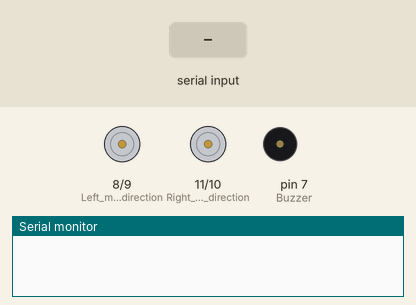
This sketch was run on a simulated Arduino Uno, built with avr-gcc and run on an emulated ATmega328P. Parts: direction and speed pins drawn as motors (green arrow = direction pin HIGH = forward, orange = LOW = backward, longer = more drive), buzzer (waves = sounding, pin HIGH), the last lines printed to the serial monitor. The test bench sets the inputs (shaded band).

Above: at 1.2 s.
1.3 s: "F" received over Serial
At 1.6 s:
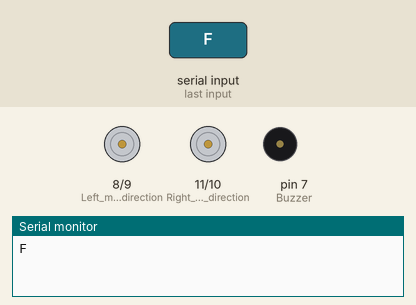
2.8 s: "B" received over Serial
At 4.0 s:
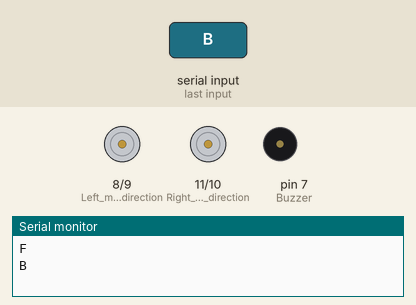
4.3 s: "L" received over Serial
At 5.1 s:
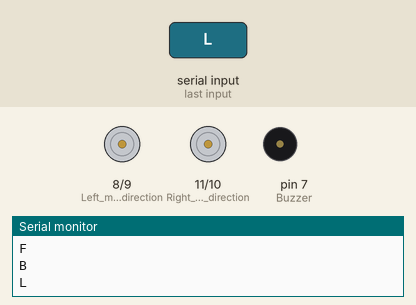
5.8 s: "R" received over Serial
At 6.3 s:
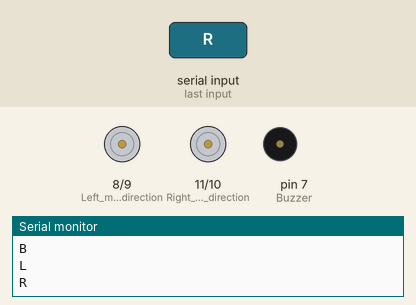
7.3 s: "I" received over Serial
At 8.5 s:
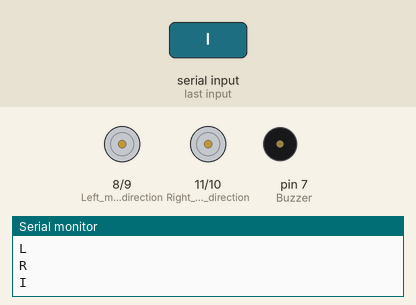
8.8 s: "G" received over Serial
At 9.7 s:
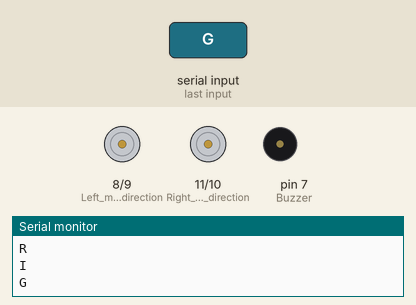
Timing chart, 0 to 11.3 s (numbered marks = the images above; inputs shaded):
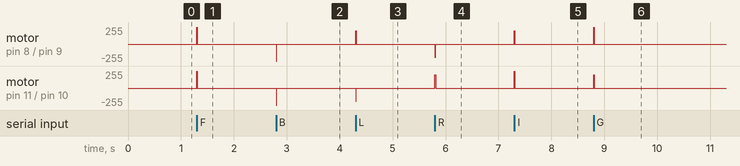

The sketch:

Lab4_rc_car.ino
```cpp
//With WinForms .NET VS Studio 2022

int speed = 255;

void setup() {
    pinMode(8, OUTPUT);  // Left motor direction
    pinMode(9, OUTPUT);  // Left motor speed
    pinMode(10, OUTPUT); // Right motor speed
    pinMode(11, OUTPUT); // Right motor direction
    pinMode(7, OUTPUT);  // Buzzer
    Serial.begin(9600);  // Start serial communication for Bluetooth
}

void loop() {
    if (Serial.available() > 0) {
        char command = Serial.read();  // Read the command from Bluetooth
        Serial.println(command);

        if (command == 'F') {
            // Move forward
            digitalWrite(8, HIGH);  // Set direction forward for left motor
            digitalWrite(11, HIGH); // Set direction forward for right motor
            analogWrite(9, speed);  // Left motor speed
            analogWrite(10, speed); // Right motor speed
            delay(10);

        }
        else if (command == 'B') {
            // Move backward
            digitalWrite(8, LOW);   // Set direction backward for left motor
            digitalWrite(11, LOW);  // Set direction backward for right motor
            analogWrite(9, speed);
            analogWrite(10, speed);
            delay(10);

        }
        else if (command == 'L') {
            // Turn right
            digitalWrite(8, HIGH);  // Forward for left motor
            digitalWrite(11, LOW);  // Backward for right motor
            analogWrite(9, 200);    // Set left motor to speed 200
            analogWrite(10, 200);   // Set right motor to speed 200
            delay(10);
        }
        else if (command == 'R') {
            // Turn left
            digitalWrite(8, LOW);   // Backward for left motor
            digitalWrite(11, HIGH); // Forward for right motor
            analogWrite(9, 200);
            analogWrite(10, 200);
            delay(10);
        }
        else if (command == 'I') {
            // Forward left
            digitalWrite(8, HIGH);  // Forward for left motor
            digitalWrite(11, HIGH); // Forward for right motor
            analogWrite(9, speed / 2);  // Half speed for left motor
            analogWrite(10, speed);     // Full speed for right motor
            delay(10);
        }
        else if (command == 'G') {
            // Forward right
            digitalWrite(8, HIGH);  // Forward for left motor
            digitalWrite(11, HIGH); // Forward for right motor
            analogWrite(9, speed);     // Full speed for left motor
            analogWrite(10, speed / 2); // Half speed for right motor
            delay(10);
        }
        else if (command == 'J') {
            // Backward left
            digitalWrite(8, LOW);   // Backward for left motor
            digitalWrite(11, LOW);  // Backward for right motor
            analogWrite(9, speed / 2);  // Half speed for left motor
            analogWrite(10, speed);     // Full speed for right motor
            delay(10);
        }
        else if (command == 'H') {
            // Backward right
            digitalWrite(8, LOW);   // Backward for left motor
            digitalWrite(11, LOW);  // Backward for right motor
            analogWrite(9, speed);     // Full speed for left motor
            analogWrite(10, speed / 2); // Half speed for right motor
            delay(10);
        }
        else if (command == 'V') {
            // Turn on buzzer
            digitalWrite(7, HIGH);  // Buzzer on
        }
        else if (command == 'v') {
            // Turn off buzzer
            digitalWrite(7, LOW);   // Buzzer off
        }

        // Stop the motors after the command completes
        analogWrite(9, 0);
        analogWrite(10, 0);
    }
}
```

Measured:
- after the input at 1.3 s, motor on pin 8 (Left_motor_direction) / pin 9 (Left_motor_speed), motor on pin 11 (Right_motor_direction) / pin 10 (Right_motor_speed): stopped → forward 255/255 at once, → stopped 0.01 s later
- after the input at 2.8 s, motor on pin 8 (Left_motor_direction) / pin 9 (Left_motor_speed), motor on pin 11 (Right_motor_direction) / pin 10 (Right_motor_speed): stopped → backward 255/255 at once, → stopped 0.01 s later
- after the input at 4.3 s, motor on pin 8 (Left_motor_direction) / pin 9 (Left_motor_speed): stopped → forward 200/255 at once, → stopped 0.01 s later; motor on pin 11 (Right_motor_direction) / pin 10 (Right_motor_speed): stopped → backward 200/255 at once, → stopped 0.01 s later
- after the input at 5.8 s, motor on pin 8 (Left_motor_direction) / pin 9 (Left_motor_speed): stopped → backward 200/255 at once, → stopped 0.01 s later; motor on pin 11 (Right_motor_direction) / pin 10 (Right_motor_speed): stopped → forward 200/255 at once, → stopped 0.01 s later
- after the input at 7.3 s, motor on pin 8 (Left_motor_direction) / pin 9 (Left_motor_speed): stopped → forward 200/255 at once, → stopped 0.01 s later; motor on pin 11 (Right_motor_direction) / pin 10 (Right_motor_speed): stopped → forward 255/255 at once, → stopped 0.01 s later
- after the input at 8.8 s, motor on pin 8 (Left_motor_direction) / pin 9 (Left_motor_speed): stopped → forward 255/255 at once, → stopped 0.01 s later; motor on pin 11 (Right_motor_direction) / pin 10 (Right_motor_speed): stopped → forward 200/255 at once, → stopped 0.01 s later
